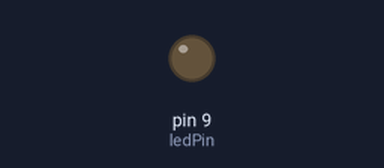
Bench run of a sketch on a simulated Arduino Uno, built with avr-gcc and run on an emulated ATmega328P. Parts: output pins drawn as LEDs (lit = HIGH).

Above: at 2.5 s.
At 5.2 s:
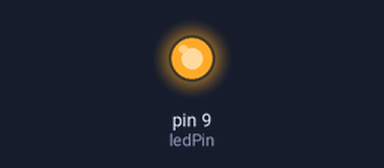
Timing chart, 0 to 7.2 s (numbered marks = the images above):
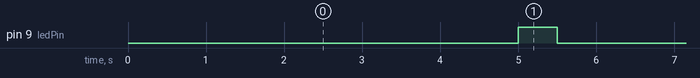

Measured:
- by itself, pin 9 (ledPin): alternates HIGH for 0.50 s and LOW for 5.0 s

The sketch:

no_utilizar_delay.ino
```cpp
const int ledPin =  9;      // the number of the LED pin

int ledState = LOW;             // ledState used to set the LED
long previousMillis = 0;        // will store last time LED was updated

long intervalOn = 500;           // medio segundo  ON
long intervalOff = 5000;         // cinco segundos OFF
void setup() {
  pinMode(ledPin, OUTPUT);
}

void loop()
{
  unsigned long currentMillis = millis();
  if (ledState == LOW) {
    if(currentMillis - previousMillis > intervalOff) {
            previousMillis = currentMillis;
            ledState = HIGH;
    }
} else {
    if(currentMillis - previousMillis > intervalOn) {
           previousMillis = currentMillis;
          ledState = LOW;
    }
}
digitalWrite(ledPin, ledState);
}
```
